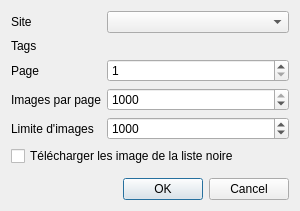
<?xml version="1.0" encoding="UTF-8"?>
<ui version="4.0">
 <class>AddGroupWindow</class>
 <widget class="QDialog" name="AddGroupWindow">
  <property name="geometry">
   <rect>
    <x>0</x>
    <y>0</y>
    <width>300</width>
    <height>193</height>
   </rect>
  </property>
  <property name="windowTitle">
   <string>Ajouter groupe</string>
  </property>
  <layout class="QFormLayout" name="formLayout">
   <property name="fieldGrowthPolicy">
    <enum>QFormLayout::AllNonFixedFieldsGrow</enum>
   </property>
   <item row="0" column="0">
    <widget class="QLabel" name="labelSite">
     <property name="text">
      <string>Site</string>
     </property>
    </widget>
   </item>
   <item row="0" column="1">
    <widget class="QComboBox" name="comboSites"/>
   </item>
   <item row="1" column="0">
    <widget class="QLabel" name="labelTags">
     <property name="text">
      <string>Tags</string>
     </property>
    </widget>
   </item>
   <item row="2" column="0">
    <widget class="QLabel" name="labelPage">
     <property name="text">
      <string>Page</string>
     </property>
    </widget>
   </item>
   <item row="2" column="1">
    <widget class="QSpinBox" name="spinPage">
     <property name="minimum">
      <number>1</number>
     </property>
     <property name="maximum">
      <number>1000</number>
     </property>
    </widget>
   </item>
   <item row="3" column="0">
    <widget class="QLabel" name="labelPP">
     <property name="text">
      <string>Images par page</string>
     </property>
    </widget>
   </item>
   <item row="3" column="1">
    <widget class="QSpinBox" name="spinPP">
     <property name="minimum">
      <number>1</number>
     </property>
     <property name="maximum">
      <number>1000</number>
     </property>
     <property name="value">
      <number>1000</number>
     </property>
    </widget>
   </item>
   <item row="4" column="0">
    <widget class="QLabel" name="labelLimit">
     <property name="text">
      <string>Limite d'images</string>
     </property>
    </widget>
   </item>
   <item row="4" column="1">
    <widget class="QSpinBox" name="spinLimit">
     <property name="minimum">
      <number>1</number>
     </property>
     <property name="maximum">
      <number>1000000</number>
     </property>
     <property name="value">
      <number>1000</number>
     </property>
    </widget>
   </item>
   <item row="5" column="0" colspan="2">
    <widget class="QCheckBox" name="checkBlacklist">
     <property name="text">
      <string>Télécharger les image de la liste noire</string>
     </property>
    </widget>
   </item>
   <item row="6" column="0" colspan="2">
    <spacer name="verticalSpacer">
     <property name="orientation">
      <enum>Qt::Vertical</enum>
     </property>
     <property name="sizeHint" stdset="0">
      <size>
       <width>20</width>
       <height>400</height>
      </size>
     </property>
    </spacer>
   </item>
   <item row="7" column="0" colspan="2">
    <widget class="QDialogButtonBox" name="buttonBox">
     <property name="orientation">
      <enum>Qt::Horizontal</enum>
     </property>
     <property name="standardButtons">
      <set>QDialogButtonBox::Cancel|QDialogButtonBox::Ok</set>
     </property>
    </widget>
   </item>
  </layout>
 </widget>
 <resources/>
 <connections>
  <connection>
   <sender>buttonBox</sender>
   <signal>rejected()</signal>
   <receiver>AddGroupWindow</receiver>
   <slot>reject()</slot>
   <hints>
    <hint type="sourcelabel">
     <x>285</x>
     <y>207</y>
    </hint>
    <hint type="destinationlabel">
     <x>286</x>
     <y>219</y>
    </hint>
   </hints>
  </connection>
  <connection>
   <sender>buttonBox</sender>
   <signal>accepted()</signal>
   <receiver>AddGroupWindow</receiver>
   <slot>ok()</slot>
   <hints>
    <hint type="sourcelabel">
     <x>171</x>
     <y>190</y>
    </hint>
    <hint type="destinationlabel">
     <x>169</x>
     <y>216</y>
    </hint>
   </hints>
  </connection>
 </connections>
 <slots>
  <slot>ok()</slot>
  <slot>add()</slot>
 </slots>
</ui>
